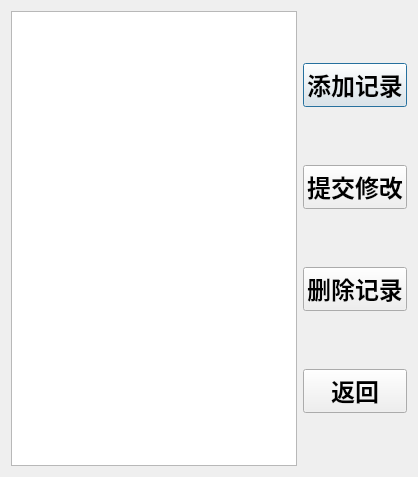
<?xml version="1.0" encoding="UTF-8"?>
<ui version="4.0">
 <class>Book_List</class>
 <widget class="QDialog" name="Book_List">
  <property name="geometry">
   <rect>
    <x>0</x>
    <y>0</y>
    <width>418</width>
    <height>477</height>
   </rect>
  </property>
  <property name="windowTitle">
   <string>我的书库</string>
  </property>
  <layout class="QGridLayout" name="gridLayout">
   <item row="0" column="0">
    <widget class="QTableView" name="tableView"/>
   </item>
   <item row="0" column="1">
    <layout class="QVBoxLayout" name="verticalLayout">
     <item>
      <widget class="QPushButton" name="pushButton">
       <property name="font">
        <font>
         <family>Wawati SC</family>
         <pointsize>18</pointsize>
         <weight>75</weight>
         <bold>true</bold>
        </font>
       </property>
       <property name="text">
        <string>添加记录</string>
       </property>
      </widget>
     </item>
     <item>
      <widget class="QPushButton" name="pushButton_4">
       <property name="font">
        <font>
         <family>Wawati SC</family>
         <pointsize>18</pointsize>
         <weight>75</weight>
         <bold>true</bold>
        </font>
       </property>
       <property name="text">
        <string>提交修改</string>
       </property>
      </widget>
     </item>
     <item>
      <widget class="QPushButton" name="pushButton_2">
       <property name="font">
        <font>
         <family>Wawati SC</family>
         <pointsize>18</pointsize>
         <weight>75</weight>
         <bold>true</bold>
        </font>
       </property>
       <property name="text">
        <string>删除记录</string>
       </property>
      </widget>
     </item>
     <item>
      <widget class="QPushButton" name="pushButton_3">
       <property name="font">
        <font>
         <family>Wawati SC</family>
         <pointsize>18</pointsize>
         <weight>75</weight>
         <bold>true</bold>
        </font>
       </property>
       <property name="text">
        <string>返回</string>
       </property>
      </widget>
     </item>
    </layout>
   </item>
  </layout>
 </widget>
 <resources/>
 <connections/>
</ui>
